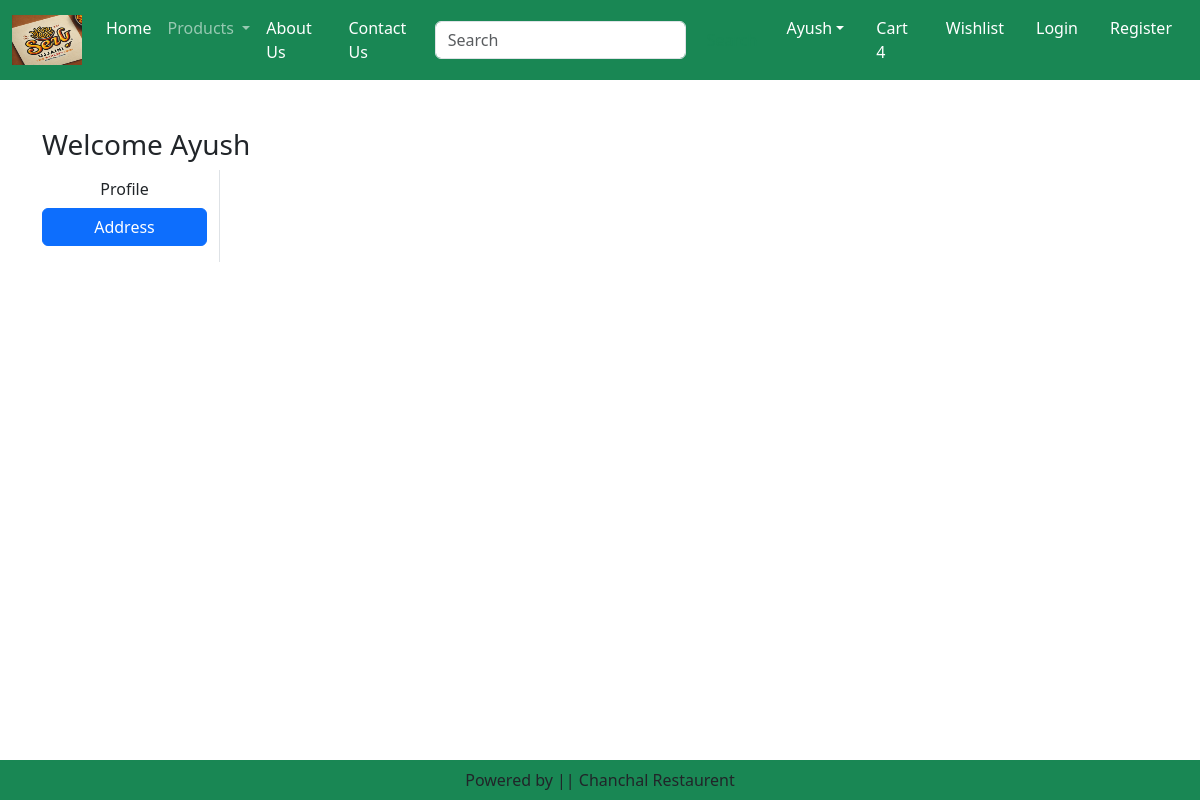
Before: /address/ (signed in) with the older database file.
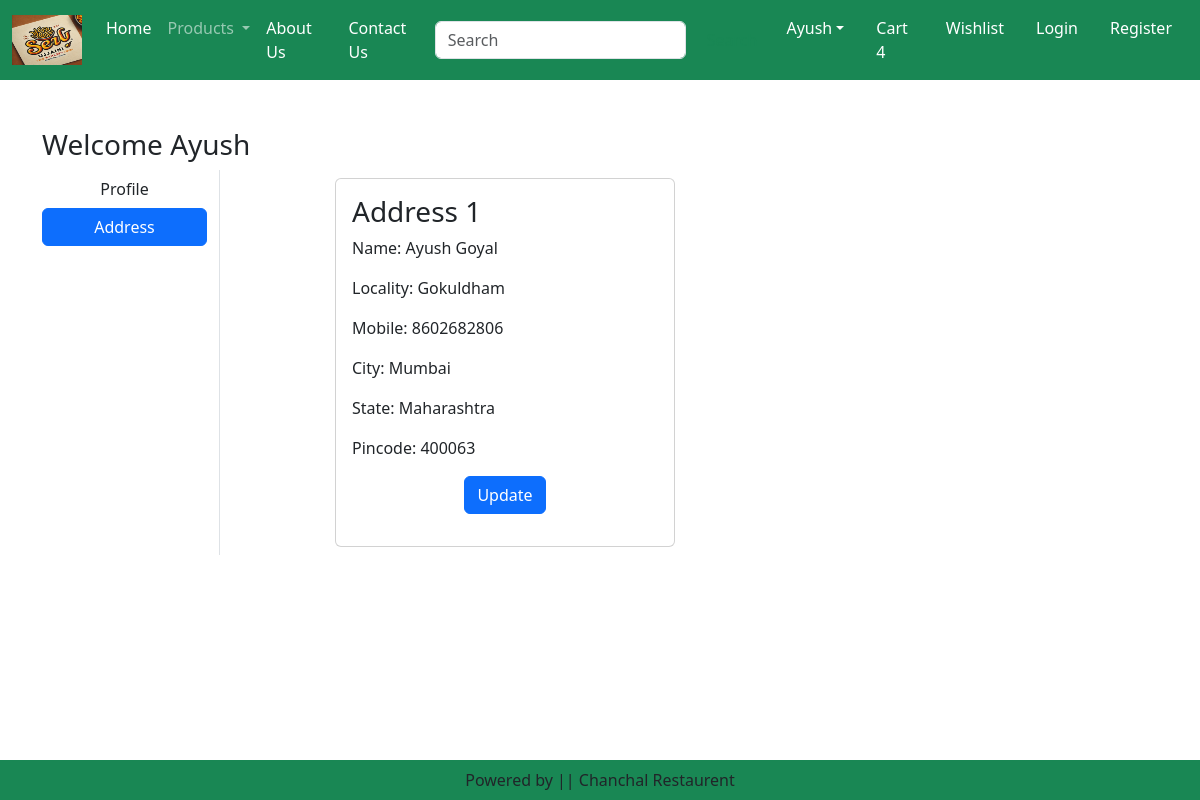
After: the same page with the newer database file.
### home/models.py (models this page shows, shortened)
class Customer(models.Model):
    user = models.ForeignKey(User, on_delete=models.CASCADE)
    name = models.CharField(max_length=200)
    locality = models.CharField(max_length=200)
    city = models.CharField(max_length=50)
    mobile = models.PositiveIntegerField(default=0)
    zipcode = models.PositiveIntegerField()
    state = models.CharField(choices=STATE_CHOICES, max_length=100)

### home/views.py (the view)
# urls.py: path('address/', views.address, name='address'),
def address(request):
    add = Customer.objects.filter(user=request.user)
    return render(request, 'home/address.html', locals())

### home/templates/home/address.html (shortened to what this page needs)
{% extends 'home/base.html' %}
{% load static %}
{% block main-content %}
<div class="container my-5">
    <div class="row">
        <h3>Welcome <span class="text-capitalize">{{request.user}}</span></h3>
        <div class="col-sm-2 border-end">
            <ul class="list-unstyled">
                <li class="d-grid"><a href="{% url 'profile' %}" class="btn">Profile</a></li>
                <li class="d-grid"><a href="{% url 'address' %}" class="btn btn-primary">Address</a></li>
            </ul>
        </div>
        <div class="col-sm-8 offset-sm-1">
            <div class="row">
                {% for ad in add %}
                    <div class="col-sm-6">
                        <div class="card m-2">
                            <div class="card-body">
                                <h3>Address {{forloop.counter}}</h3>
                                <p>Name: {{ad.name}}</p>
                                <p>Locality: {{ad.locality}}</p>
                                <p>Mobile: {{ad.mobile}}</p>
                                <p>City: {{ad.city}}</p>
                                <p>State: {{ad.state}}</p>
                                <p>Pincode: {{ad.zipcode}}</p>
                                <p class="text-center"><a href="{% url 'update_address' pk=ad.id %}" type="button" class="btn btn-primary">Update</a></p>
                            </div>
                        </div>
                    </div>
                {% endfor %}
            </div>
        </div>
    </div>
</div>
{% endblock main-content %}

Changed rows visible on the page:
added Customer: name "Ayush Goyal", locality "Gokuldham", mobile "8602682806", city "Mumbai", state "Maharashtra", zipcode "400063"
